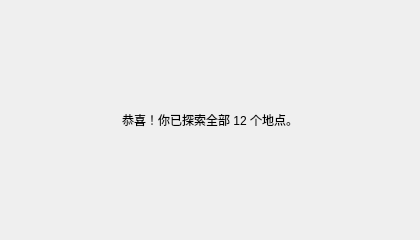
<?xml version="1.0" encoding="UTF-8"?>
<ui version="4.0">
 <class>Finish_Window</class>
 <widget class="QMainWindow" name="Finish_Window">
  <property name="geometry">
   <rect>
    <x>0</x>
    <y>0</y>
    <width>420</width>
    <height>240</height>
   </rect>
  </property>
  <property name="windowTitle">
   <string>Finish</string>
  </property>
  <widget class="QWidget" name="centralwidget">
   <layout class="QVBoxLayout" name="verticalLayout">
    <item>
     <widget class="QLabel" name="lblMessage">
      <property name="alignment">
       <set>Qt::AlignmentFlag::AlignCenter</set>
      </property>
      <property name="text">
       <string>恭喜！你已探索全部 12 个地点。</string>
      </property>
     </widget>
    </item>
   </layout>
  </widget>
 </widget>
 <resources/>
 <connections/>
</ui>
